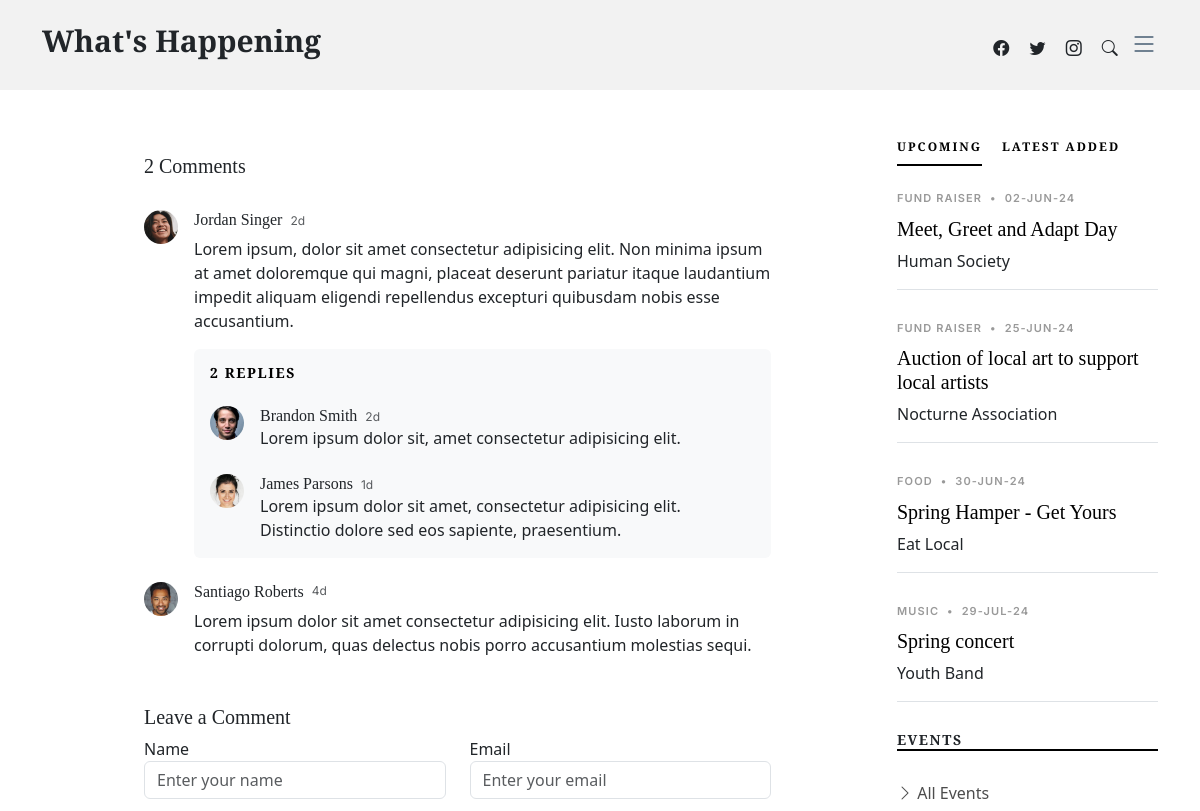
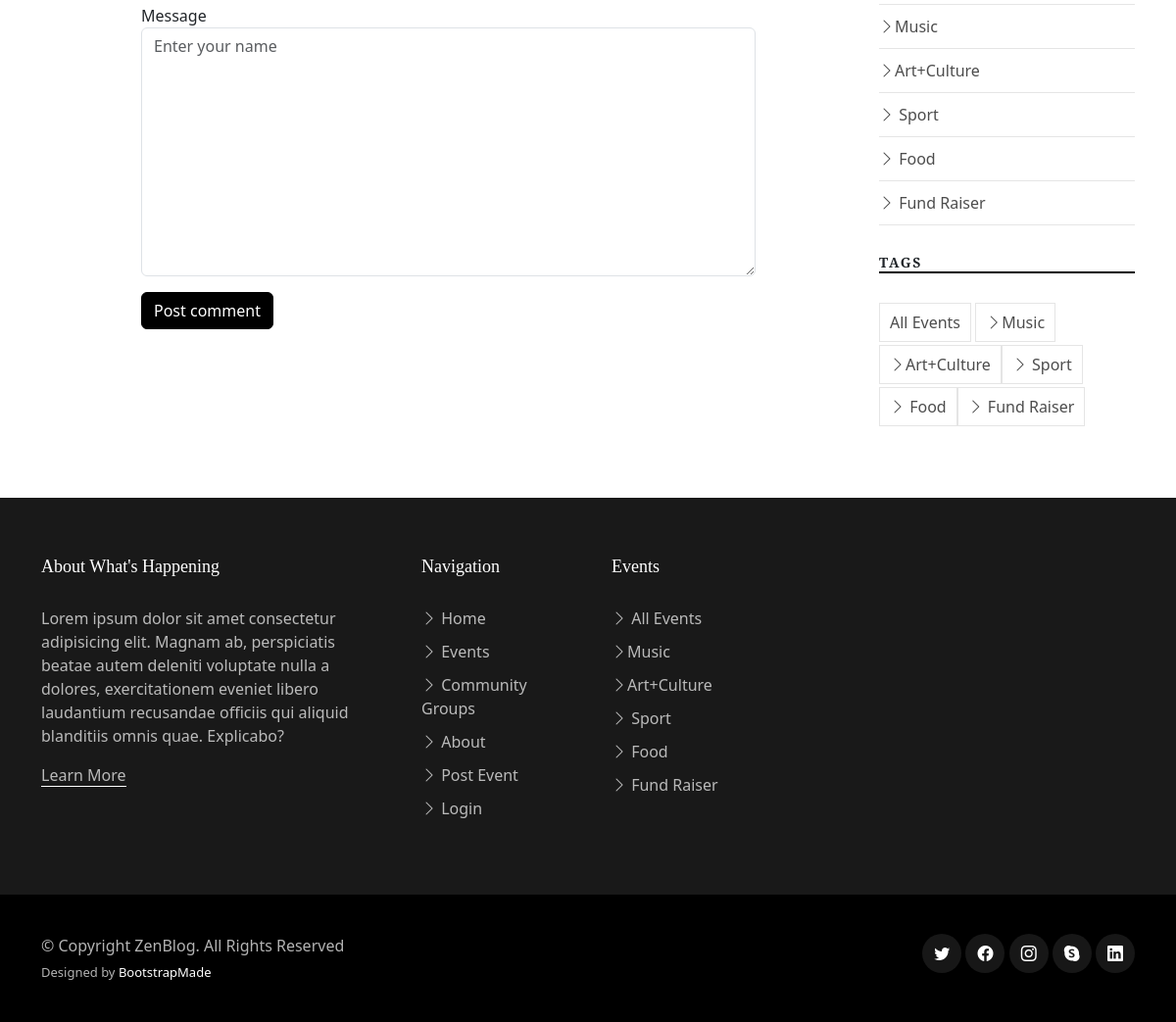
Page /Bootstrap/single-post.php on the committed database (2 pictures, top to bottom).
### tables this page shows
CREATE TABLE `events` (
  `EventID` int(11) NOT NULL,
  `EventTypeID` int(11) NOT NULL,
  `GroupID` int(11) NOT NULL,
  `EventDate` timestamp NOT NULL DEFAULT CURRENT_TIMESTAMP,
  `SubmitDate` timestamp NOT NULL DEFAULT CURRENT_TIMESTAMP,
  `EventTitle` varchar(100) NOT NULL,
  `EventImage` varchar(50) NOT NULL,
  `EventDesc` text NOT NULL
);

CREATE TABLE `eventtypes` (
  `EventTypeID` int(11) NOT NULL,
  `EventType` varchar(100) NOT NULL
);

CREATE TABLE `groups` (
  `GroupID` int(11) NOT NULL,
  `GroupName` varchar(100) NOT NULL,
  `GroupImage` varchar(50) NOT NULL,
  `GroupType` varchar(100) NOT NULL,
  `GroupDesc` text NOT NULL,
  `contactName` varchar(255) NOT NULL,
  `ContactEmail` varchar(255) NOT NULL
);

### Bootstrap/single-post.php (the view, shortened to what the rows shown need)
<!DOCTYPE html>
<html lang="en">
<head>
  <link href="assets/vendor/bootstrap/css/bootstrap.min.css" rel="stylesheet">
  <link href="assets/vendor/bootstrap-icons/bootstrap-icons.css" rel="stylesheet">
  <link href="assets/vendor/swiper/swiper-bundle.min.css" rel="stylesheet">
  <link href="assets/vendor/glightbox/css/glightbox.min.css" rel="stylesheet">
  <link href="assets/vendor/aos/aos.css" rel="stylesheet">
  <link href="assets/css/variables.css" rel="stylesheet">
  <link href="assets/css/main.css" rel="stylesheet">
</head>
<body>
  <header id="header" class="header d-flex align-items-center fixed-top">
    <div class="container-fluid container-xl d-flex align-items-center justify-content-between">
      <a href="index.html" class="logo d-flex align-items-center">
        <h1>What's Happening</h1>
      </a>
    </div>
  </header>
  <main id="main">
    <section class="single-post-content">
          <div class="container">
            <div class="row">
                      <div class="col-md-3">
                        <div class="aside-block">
                          <div class="tab-content" id="pills-tabContent">
                            <div class="tab-pane fade show active" id="pills-popular" role="tabpanel" aria-labelledby="pills-popular-tab">
                            <?php
                              include 'serverlogin.php';
                              $conn = new mysqli($db_hostname, $db_username, $db_password, $db_database);
                              $upcoming_query = "SELECT *
                                                  FROM events e
                                                  INNER JOIN groups g ON e.GroupID = g.GroupID
                                                  INNER JOIN eventtypes et ON e.EventTypeID = et.EventTypeID
                                                  WHERE EventDate >= CURDATE()
                                                  ORDER BY e.EventDate ASC LIMIT 6";
                              $upcoming_result = $conn->query($upcoming_query);
                              if ($upcoming_result->num_rows > 0) {
                                  while($row = $upcoming_result->fetch_assoc()) {
                                      $eventDate = $row["EventDate"];
                                      $eventTitle = $row["EventTitle"];
                                      $event_Type = $row["EventType"];
                                      $group_name = $row["GroupName"];
                                      $date = date_create($eventDate);
                                      $dateFormat = date_format($date, 'd-M-y');
                                      echo '<div class="post-entry-1 border-bottom">';
                                      echo '<div class="post-meta"><span class="date">' . $event_Type . '</span> <span class="mx-1">&bullet;</span> <span>' . $dateFormat . '</span></div>';
                                      echo '<h2 class="mb-2"><a href="single-post.php?eventName=' . $eventTitle . '&eventtype='.$event_Type.'">' . $eventTitle . '</a></h2>';
                                      echo '<span class="author mb-3 d-block">' . $group_name . '</span>';
                                      echo '</div>';
                                  }
                              }
                            ?>
                            </div>
                          </div>
                          </div>
                          </div>
</div>
    </div>
  </section>
</main>
</body>
</html>

### rows in the picture
events: EventTypeID.EventType "FUND RAISER", EventDate "02-JUN-24", EventTitle "Meet, Greet and Adapt Day", GroupID.GroupName "Human Society"
events: EventTypeID.EventType "FUND RAISER", EventDate "25-JUN-24", EventTitle "Auction of local art to support local artists", GroupID.GroupName "Nocturne Association"
events: EventTypeID.EventType "FOOD", EventDate "30-JUN-24", EventTitle "Spring Hamper - Get Yours", GroupID.GroupName "Eat Local"
events: EventTypeID.EventType "MUSIC", EventDate "29-JUL-24", EventTitle "Spring concert", GroupID.GroupName "Youth Band"
